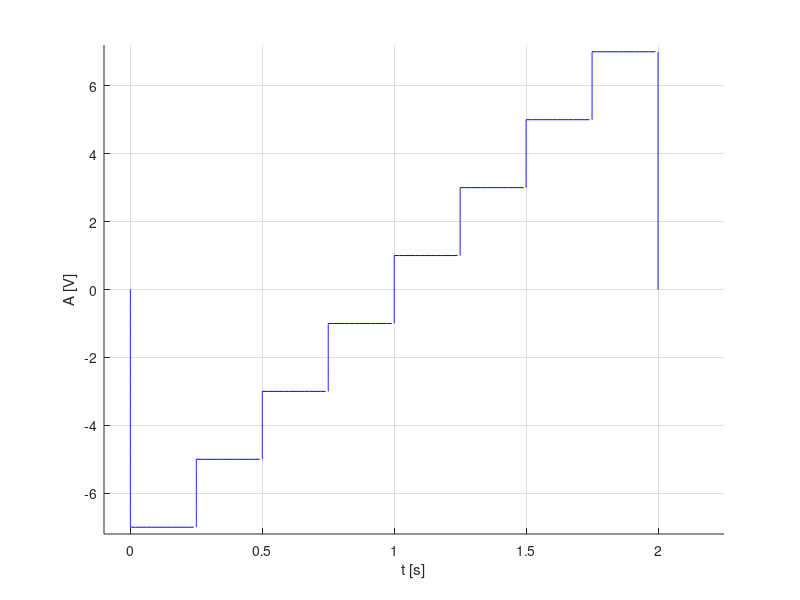

This chart was generated by the following MATLAB code:
%Se va genera un semnal cu rezolutie temporara de 2ms, 20ms
%200ms pentru un semnal continuu de tipul:
%3. Semnal dreptunghiular multinivel, aleator
% Durata fiec?rui nivel: 0,25 s.
% Nivelurile
%a) {-1, 1}
%b) {-3,-1,1,3}
%c) {-5,-3,-1,1,3,5}
%d) {-7,-5,-3,-1,1,3,5,7}

hold on
xlabel('t [s]'),ylabel('A [V]')
%d) nivelurile {-7,-5,-3,-1,1,3,5,7}
%Rezolutia temporara de 20ms



%y variaza de la 0 la -7
y=0:-0.02:-7;
x=y*0;
plot(x,y,'b')
%nivel -7
x = 0: 0.02: 1/4;
y = -7+0*x;
plot(x, y, 'b'),grid

%x=1/4;y variaza de la -7 la -5
y=-7:0.02:-5;
x=y*0+1/4;
plot(x,y,'b')

%nivel -5
x = 1/4:0.02:1/2;
y=-5+0*x;
plot(x,y,'b')

%x=1/2; y variaza de la -5 la -3
y=-5:0.02:-3;
x=y*0+1/2;
plot(x,y,'b')

%nivel -3
x = 1/2:0.02:3/4;
y=-3+x*0;
plot(x,y,'b')

%x=3/4; y variaza de la -3 la -1
y=-3:0.02:-1;
x=y*0+3/4;
plot(x,y,'b')

%nivel -1
x = 3/4:0.02:1;
y=-1+x*0;
plot(x,y,'b')

%x=1; y variaza de la -1 la 1;
y=-1:0.02:1;
x=y*0+1;
plot(x,y,'b')

%nivel 1
x = 1:0.02:5/4;
y=1+x*0;
plot(x,y,'b')

%x=5/4; y variaza de la 1 la 3
y=1:0.02:3;
x=y*0+5/4;
plot(x,y,'b')

%nivel 3
x = 5/4:0.02:6/4;
y=3+x*0;
plot(x,y,'b')

%x=6/4; y variaza de la 3 la 5
y=3:0.02:5;
x=y*0+6/4;
plot(x,y,'b')

%nivel 5
x = 6/4:0.02:7/4;
y=5+x*0;
plot(x,y,'b')

%x=7/4; y variaza de la 5 la 7
y=5:0.02:7;
x=7/4+y*0;
plot(x,y,'b')

%nivel 7
x = 7/4:0.02:8/4;
y=7+x*0;
plot(x,y,'b')

%x=2; y variaza de la 7 la 0
y=7:-0.02:0;
x=2+y*0;
plot(x,y,'b')


axis([-0.1 2.25 -7.2 7.2])


%